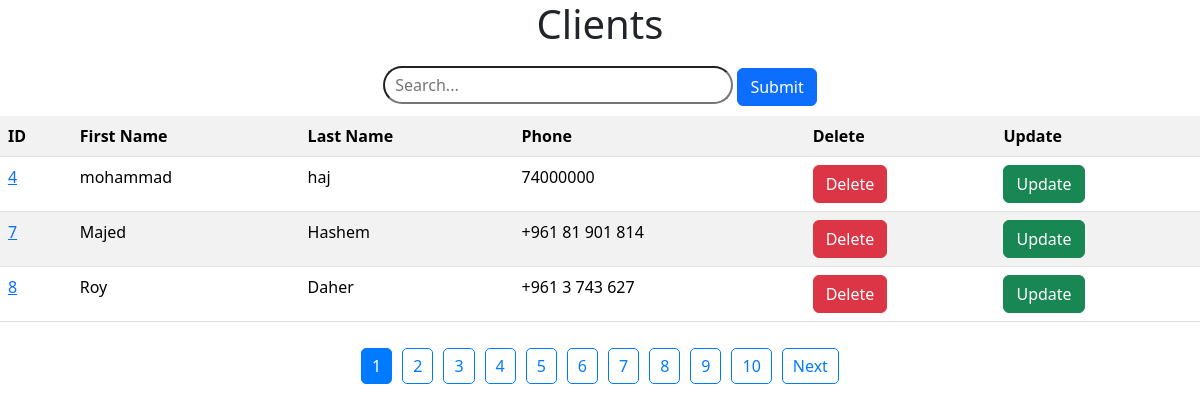
Page /admin/clients.php (signed in) on the committed database.
### tables this page shows
CREATE TABLE `clients` (
  `ClientID` int(11) NOT NULL,
  `FName` varchar(20) NOT NULL,
  `LName` varchar(20) NOT NULL,
  `GenderID` int(11) NOT NULL,
  `Phone` varchar(20) NOT NULL,
  `Address` varchar(150) NOT NULL,
  `CountryID` int(11) NOT NULL,
  `Username` varchar(30) NOT NULL,
  `Password` varchar(80) NOT NULL,
  `type` int(11) NOT NULL DEFAULT 0
);

### admin/clients.php (the view, shortened to what this page needs)
<!DOCTYPE html>
<html lang="en">
<head>
    <link href="https://cdn.jsdelivr.net/npm/bootstrap@5.3.3/dist/css/bootstrap.min.css" rel="stylesheet">
</head>
<body>
    <h1>Clients</h1>
    <div class="search">
        <form action="clients.php" method="GET">
            <input type="text" name="search" placeholder="Search...">
            <input type="submit" class="btn btn-primary">
        </form>
    </div>
    <?php
    require_once("../connection.php");
    $number_of_clients_in_page = 3;
    $search_query = isset($_GET["search"]) && !empty($_GET["search"]) ? $_GET["search"] : null;
    if ($search_query) {
        $search = "%$search_query%";
        $sql_total = "SELECT COUNT(*) as total FROM clients WHERE FName LIKE :search OR LName LIKE :search";
        $stmt_total = $pdo->prepare($sql_total);
        $stmt_total->bindParam(':search', $search);
        $stmt_total->execute();
        $total_number_of_clients = $stmt_total->fetch(PDO::FETCH_ASSOC)['total'];
    } else {
        $sql_total = "SELECT COUNT(ClientID) as total FROM clients";
        $stmt_total = $pdo->query($sql_total);
        $total_number_of_clients = $stmt_total->fetch(PDO::FETCH_ASSOC)['total'];
    }
    $number_of_pages = ceil($total_number_of_clients / $number_of_clients_in_page);
    $current_page = isset($_GET["page"]) && is_numeric($_GET["page"]) ? (int)$_GET["page"] : 1;
    $start_limit = ($current_page - 1) * $number_of_clients_in_page;
    if ($search_query) {
        $sql = "SELECT * FROM clients WHERE FName LIKE :search OR LName LIKE :search LIMIT :start_limit, :limit";
        $stmt = $pdo->prepare($sql);
        $stmt->bindParam(':search', $search);
        $stmt->bindParam(':start_limit', $start_limit, PDO::PARAM_INT);
        $stmt->bindParam(':limit', $number_of_clients_in_page, PDO::PARAM_INT);
    } else {
        $sql = "SELECT ClientID, FName, LName, Phone FROM clients LIMIT :start_limit, :limit";
        $stmt = $pdo->prepare($sql);
        $stmt->bindParam(':start_limit', $start_limit, PDO::PARAM_INT);
        $stmt->bindParam(':limit', $number_of_clients_in_page, PDO::PARAM_INT);
    }
    $stmt->execute();
    $clients = $stmt->fetchAll(PDO::FETCH_ASSOC);
    if (!$clients) {
        echo "<p style='text-align: center; color: red;'>No clients found.</p>";
    } else {
        ?>
        <table class="table table-striped">
            <tr>
                <th>ID</th>
                <th>First Name</th>
                <th>Last Name</th>
                <th>Phone</th>
                <th>Delete</th>
                <th>Update</th>
            </tr>
            <?php
            foreach ($clients as $client) {
                ?>
                <tr>
                    <td><a href="clientInfo.php?id=<?php echo $client['ClientID']; ?>"><?php echo $client["ClientID"]; ?></a></td>
                    <td><?php echo htmlspecialchars($client["FName"]); ?></td>
                    <td><?php echo htmlspecialchars($client["LName"]); ?></td>
                    <td><?php echo htmlspecialchars($client["Phone"]); ?></td>
                    <td>
                        <form action="actions/deleteClient.php" method="post">
                            <input class="btn btn-danger" type="submit" value="Delete">
                        </form>
                    </td>
                    <td>
                        <form action="updateClient.php" method="post">
                            <input class="btn btn-success" type="submit" value="Update">
                        </form>
                    </td>
                </tr>
                <?php
            }
            ?>
        </table>
        <div class="pagination">
            <?php
            for ($page = 1; $page <= $number_of_pages; $page++) {
                if ($page == $current_page) {
                    echo "<span class='active'>$page</span>";
                } else {
                    echo "<a href='?page=$page" . ($search_query ? "&search=" . urlencode($search_query) : "") . "'>$page</a>";
                }
            }
            if ($current_page < $number_of_pages) {
                echo "<a href='?page=" . ($current_page + 1) . ($search_query ? "&search=" . urlencode($search_query) : "") . "'>Next</a>";
            }
            ?>
        </div>
        <?php
    }
    ?>
</body>
</html>

### admin/clients.php (style rules this page uses)
h1 { text-align: center; }
.search { display: flex; justify-content: center; padding: 10px; }
.search form input[type="text"] { border-radius: 20px; width: 350px; padding: 5px 10px; }
.pagination { display: flex; justify-content: center; padding: 10px; }
.pagination a, .pagination span { margin: 0 5px; padding: 5px 10px; text-decoration: none; border: 1px solid #007bff; border-radius: 5px; color: #007bff; }
.pagination .active { background-color: #007bff; color: white; pointer-events: none; }

### rows in the picture
clients: ClientID "4", FName "mohammad", LName "haj", Phone "74000000"
clients: ClientID "7", FName "Majed", LName "Hashem", Phone "+961 81 901 814"
clients: ClientID "8", FName "Roy", LName "Daher", Phone "+961 3 743 627"
